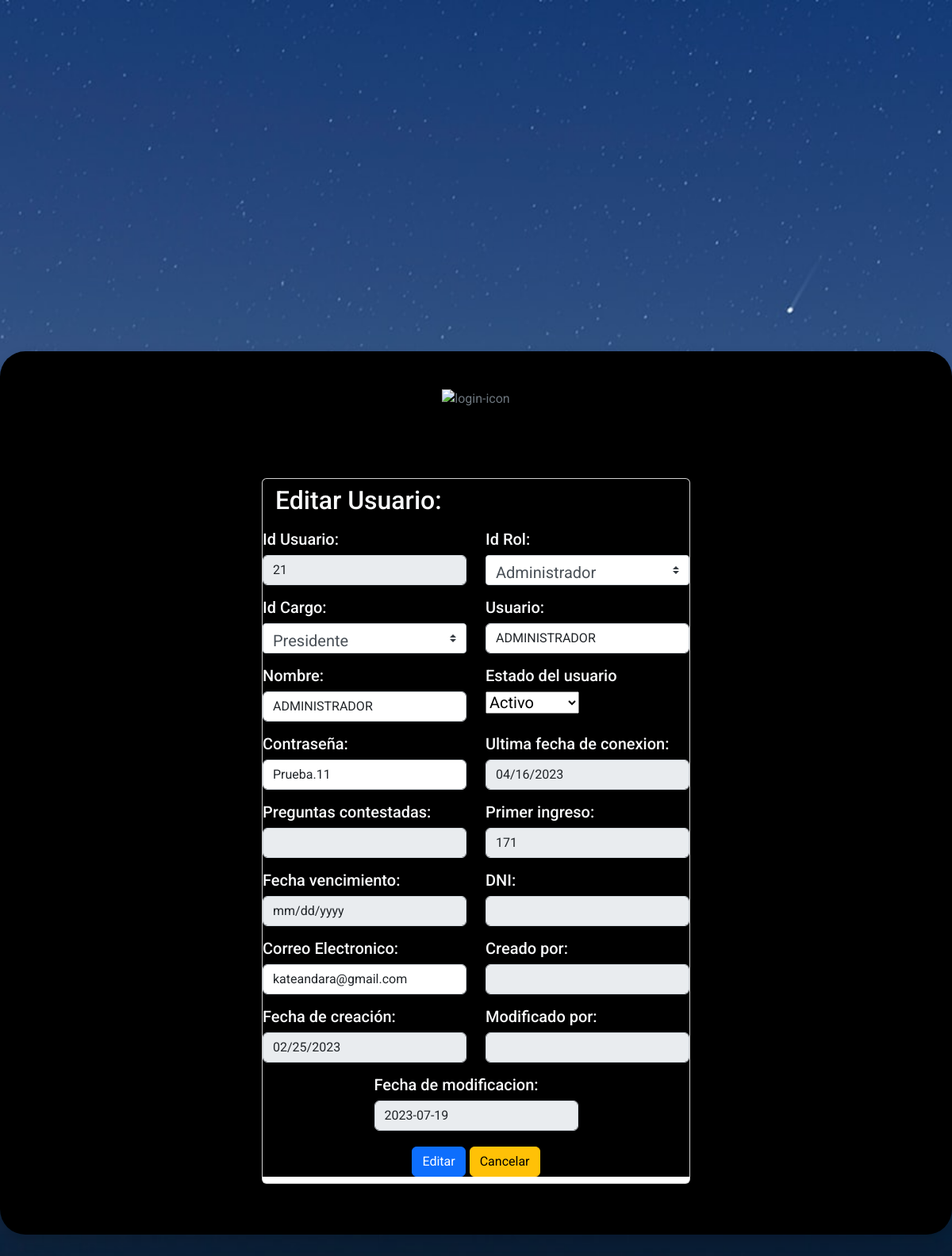
Before: /Formularios/EditarUsuario.php?Id_Usuario=21 with the older database file.
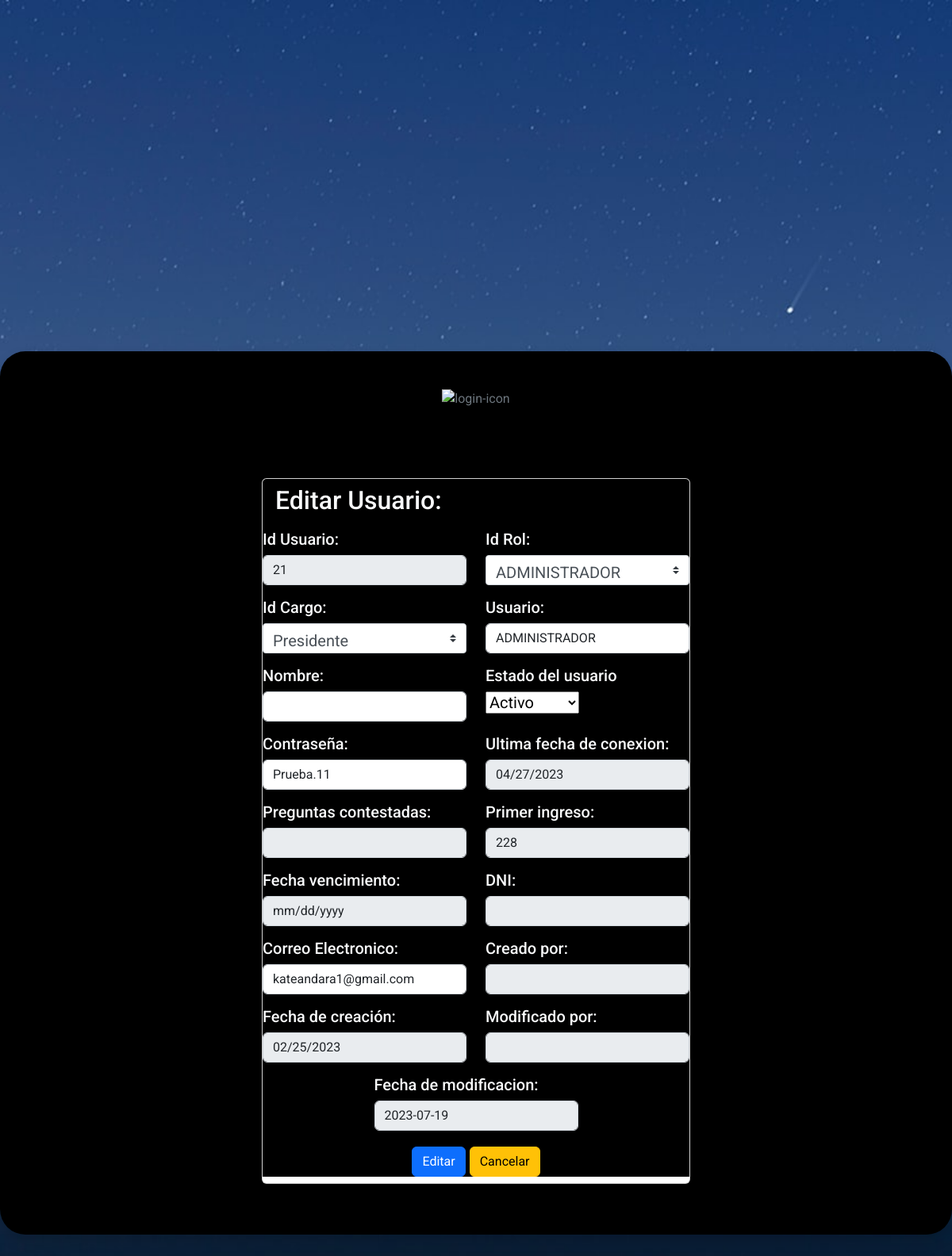
After: the same page with the newer database file.
### tables this page shows
CREATE TABLE `tbl_ms_usuarios` (
  `Id_Usuario` int NOT NULL AUTO_INCREMENT,
  `Id_Rol` int NOT NULL,
  `Id_Cargo` int NOT NULL,
  `Usuario` varchar(45) DEFAULT NULL,
  `Nombre` varchar(60) DEFAULT NULL,
  `Estado` varchar(45) DEFAULT NULL,
  `Contraseña` varchar(15) DEFAULT NULL,
  `Fecha_ultima_conexion` date DEFAULT NULL,
  `Preguntas_contestadas` int DEFAULT NULL,
  `Primer_ingreso` int DEFAULT NULL,
  `Fecha_vencimiento` date DEFAULT NULL,
  `DNI` varchar(16) DEFAULT NULL,
  `Correo_Electronico` varchar(45) DEFAULT NULL,
  `Creado_por` varchar(45) DEFAULT NULL,
  `Fecha_creacion` date DEFAULT NULL,
  `Modificado_por` varchar(45) DEFAULT NULL,
  `Fecha_modificacion` date DEFAULT NULL,
  PRIMARY KEY (`Id_Usuario`),
  KEY `fk_TBL_MS_USUARIOS_TBL_MS_ROLES1_idx` (`Id_Rol`),
  KEY `fk_TBL_MS_USUARIOS_TBL_CARGOS1_idx` (`Id_Cargo`),
  CONSTRAINT `FK_Id_Rol_TBL_MS_USUARIOS_TBL_MS_ROLES` FOREIGN KEY (`Id_Rol`) REFERENCES `tbl_ms_roles` (`Id_Rol`),
  CONSTRAINT `fk_TBL_MS_USUARIOS_TBL_CARGOS1` FOREIGN KEY (`Id_Cargo`) REFERENCES `tbl_cargos` (`Id_Cargo`)
);

### Formularios/EditarUsuario.php (the view, shortened to what the changed rows need)
<!doctype html>
<html lang="en">
  <head>
  <link rel="stylesheet" href="../style3.css">
<link rel="stylesheet" href="https://cdnjs.cloudflare.com/ajax/libs/font-awesome/4.7.0/css/font-awesome.min.css">
<link rel="stylesheet" href="https://maxcdn.bootstrapcdn.com/bootstrap/4.0.0/css/bootstrap.min.css">
    <link rel="stylesheet" href="https://cdn.jsdelivr.net/npm/bootstrap@5.0.2/dist/css/bootstrap.min.css">
    <link rel="stylesheet" href="https://cdn.jsdelivr.net/npm/bootstrap-icons@1.5.0/font/bootstrap-icons.css">
  <link href='https://unpkg.com/boxicons@2.1.1/css/boxicons.min.css' rel='stylesheet'>
  <link href="https://cdn.jsdelivr.net/npm/bootstrap@5.2.0/dist/css/bootstrap.min.css" rel="stylesheet">
  </head>
  <body>
  <?php
    include_once '../config/conexion2.php';
    $Id_Usuario = $_GET['Id_Usuario'];
    $sentencia = $conexion->prepare("select * from tbl_ms_usuarios where Id_Usuario = ?;");
    $sentencia->execute([$Id_Usuario]);
    $usuario = $sentencia->fetch(PDO::FETCH_OBJ);
    require_once("../config/conexion.php");
    $resultado = mysqli_query($conexion,"SELECT Id_Rol, Rol FROM tbl_ms_roles");
    ?>
<div class="bg-black p-5 rounded-5 text-secondary shadow " style="width: 80rem">
    <div class="row justify-content-center ">
        <div class="form-group col-md-6" >
            <div class="card">
                <div class="card-header bg-black">
                   <h2 class="text-light"> Editar Usuario:</h2>
                </div>
                <h5>
                <form class="p-12 bg-black" method="POST" action="EditarUsuario.php?Id_Usuario=<?php echo $_GET['Id_Usuario'] ?>">
                <div class="row justify-content-center">
                <div class="form-group col-md-6">
                        <label class="text-light"> Id Usuario: </label>
                        <input type="number" class="form-control"  readonly name="Id_Usuario"   required readonly
                        value="<?php echo $usuario->Id_Usuario; ?>">
                </div>
                    <div class="form-group col-md-6">
                        <label class="text-light">Id Rol: </label>
                        <select name="Id_Rol" class="custom-select">
                                <?php while ($fila = $resultado->fetch_assoc()):
                                    $id_rol = $fila["Id_Rol"];
                                    $rol = $fila["Rol"];
                                     $s =  ($usuario->Id_Rol == $id_rol ) ? 'selected' : '';
                                    echo "<option
                                      ".$s."
                                    value='{$id_rol}'>{$rol}
                                    </option>";
                                    endwhile;
                                ?>
                        </select>
                    </div>
                    </div>
                    <div class="row justify-content-center">
                        <div class="form-group col-md-6">
                            <label class="text-light">Usuario: </label>
                            <input style=" text-transform: uppercase; " type="text" class="form-control" name="Usuario" maxlength="45" autofocus required
                            value="<?php echo $usuario->Usuario; ?>">
                        </div>
                    </div>
                    <div class="row justify-content-center">
                        <div class="form-group col-md-6">
                            <label class="text-light">Nombre: </label>
                            <input style=" text-transform: uppercase; " type="text" class="form-control" name="Nombre" maxlength="60" autofocus required
                            value="<?php echo $usuario->Nombre; ?>">
                        </div>
                    </div>
                    <div class="row justify-content-center">
                        <div class="form-group col-md-6">
                            <label class="text-light">Contraseña: </label>
                            <input type="text" class="form-control" name="Contraseña" maxlength="15" minlength="5" autofocus required
                            value="<?php echo $usuario->Contraseña; ?>">
                        </div>
                        <div class="form-group col-md-6">
                            <label class="text-light">Ultima fecha de conexion: </label>
                            <input type="date" class="form-control" readonly name="Fecha_ultima_conexion"
                            value="<?php echo $usuario->Fecha_ultima_conexion; ?>">
                        </div>
                    </div>
                    <div class="row justify-content-center">
                        <div class="form-group col-md-6">
                            <label class="text-light">Primer ingreso: </label>
                            <input type="number" class="form-control" name="Primer_ingreso" autofocus autofocus readonly
                            value="<?php echo $usuario->Primer_ingreso; ?>">
                        </div>
                    </div>
                    <div class="row justify-content-center">
                        <div class="form-group col-md-6">
                            <label class="text-light">Correo Electronico: </label>
                            <input type="Email" class="form-control" name="Correo_Electronico" autofocus required
                            value="<?php echo $usuario->Correo_Electronico; ?>">
                        </div>
                    </div>
                    <div class="row justify-content-center">
                        <div class="form-group col-md-6">
                            <label class="text-light">Fecha de creación: </label>
                            <input type="date" class="form-control" readonly name="Fecha_creacion" autofocus required
                            value="<?php echo $usuario->Fecha_creacion; ?>">
                        </div>
                    </div>
            </form>
        </h5>
            </div>
        </div>
    </div>
</div>
  </body>
</html>
<?php include '../components/footer.components.php' ?>

Changed rows visible on the page:
changed tbl_ms_usuarios "ADMINISTRADOR": Fecha_ultima_conexion "04/16/2023" → "04/27/2023"; Primer_ingreso "171" → "228"; Correo_Electronico "kateandara@gmail.com" → "kateandara1@gmail.com"; Nombre "ADMINISTRADOR" → (not shown)
Other visible differences:
form field Id_Rol: "Administrador" → "ADMINISTRADOR"
